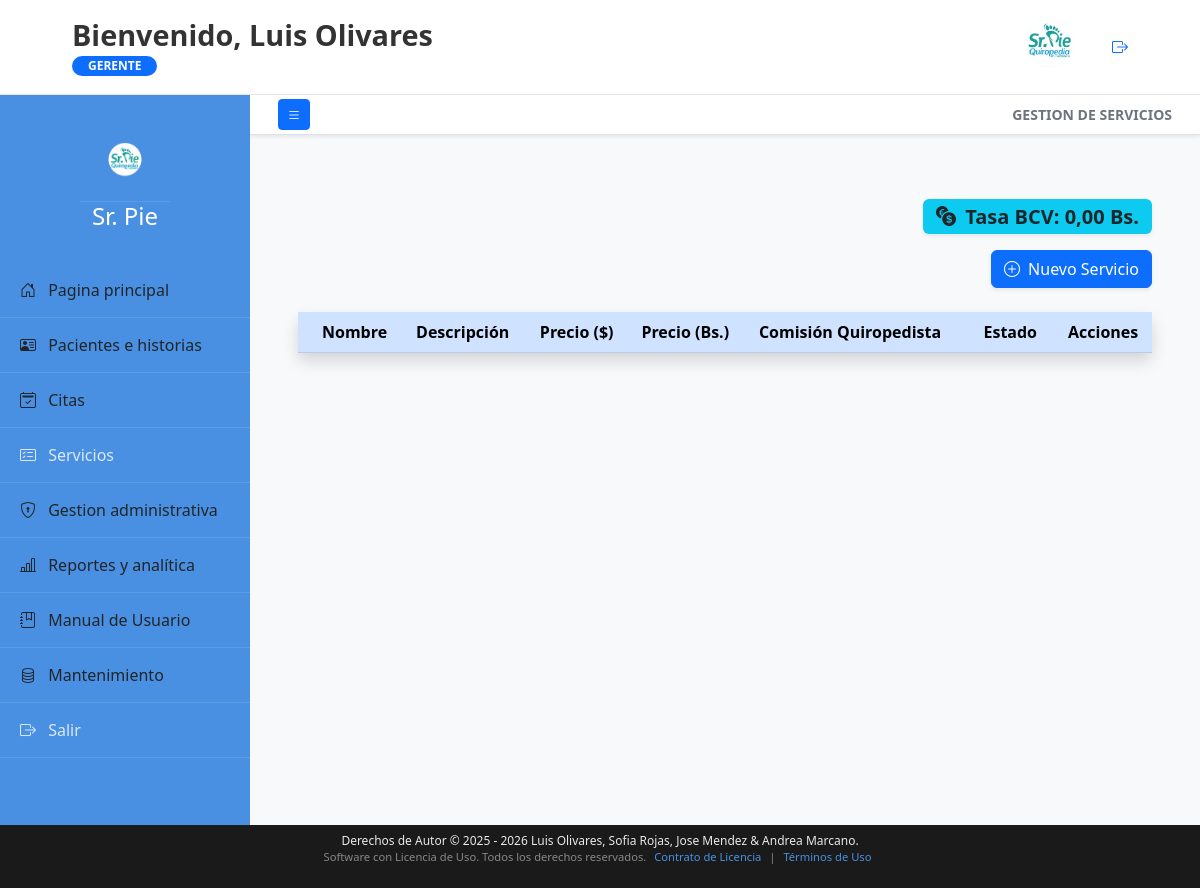
The page /modulos/servicios.php (signed in) on the database as committed earlier.
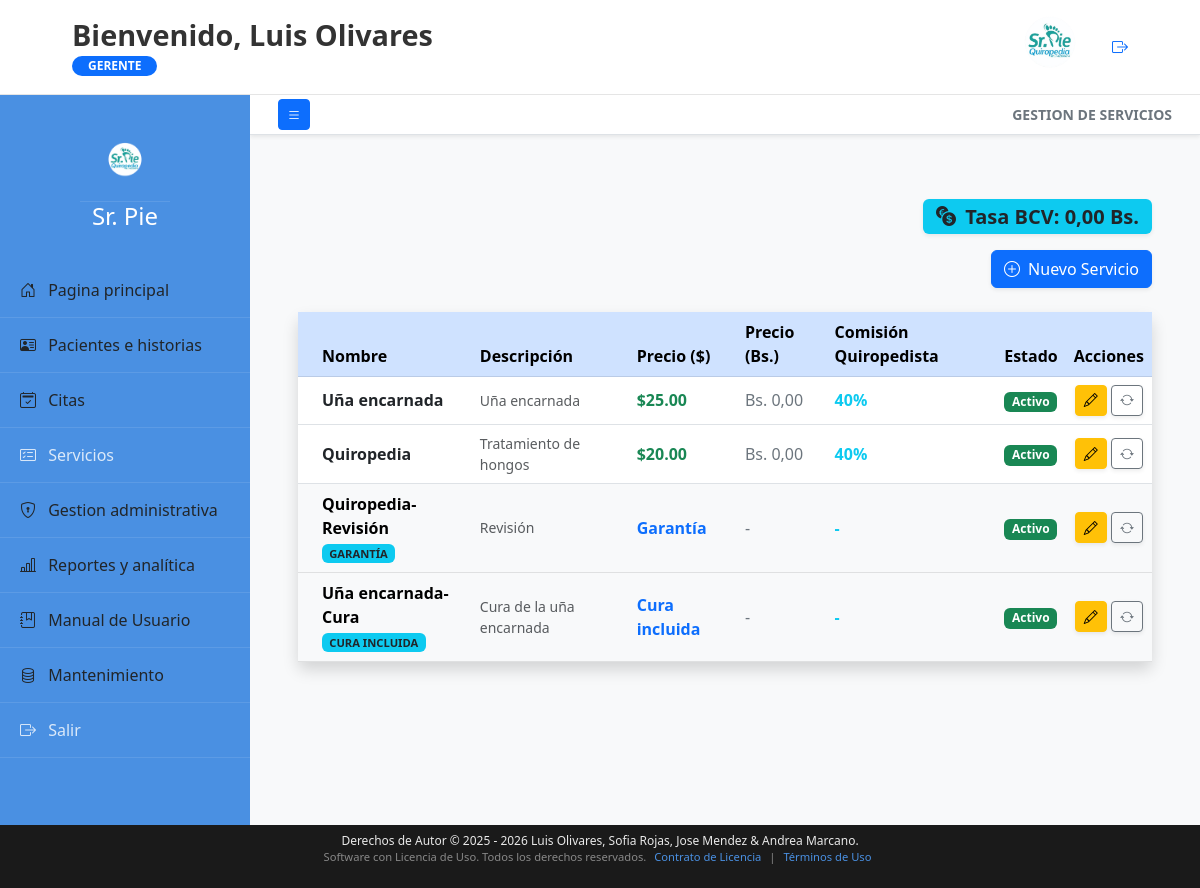
The same page on the database as committed later.
### tables this page shows
CREATE TABLE `servicios` (
  `servicio_id` int(10) UNSIGNED NOT NULL,
  `nombre` varchar(100) NOT NULL,
  `descripcion` text DEFAULT NULL,
  `precio` decimal(10,2) NOT NULL,
  `comision_porcentaje` decimal(5,2) NOT NULL DEFAULT 40.00,
  `estatus` tinyint(1) DEFAULT 1
);

### includes/tasa_BCV.php (called while the page is built, shortened)
<?php
function getDolarBCV() {
    $url = 'https://www.bcv.org.ve/';
    $options = [
        "http" => [
            "header" => "User-Agent: Mozilla/5.0 (Windows NT 10.0; Win64; x64) Chrome/114.0.0.0 Safari/537.36\r\n",
            "timeout" => 8
        ],
        "ssl" => [
            "verify_peer" => false,
            "verify_peer_name" => false,
        ]
    ];
    try {
        $context = stream_context_create($options);
        $html = @file_get_contents($url, false, $context);
        if ($html === false) return false;
    } catch (Exception $e) {
        return false;
    }
    return false;
}
$tasa_bcv = getDolarBCV();
?>

### controllers/subservicios.php (the view, shortened to what this page needs)
<?php
    $stmt = $conexion->query("SELECT * FROM servicios ORDER BY precio DESC, nombre ASC");
    while ($s = $stmt->fetch(PDO::FETCH_ASSOC)):
        $precio_bs = $s['precio'] * $tasa_bcv;
        $es_control = ($s['precio'] <= 0);
        $texto_precio = '$' . number_format($s['precio'], 2);
        $etiqueta_insignia = '';
        if ($es_control) {
            $nombre_lower = strtolower(trim($s['nombre']));
            if (strpos($nombre_lower, 'revision') !== false || strpos($nombre_lower, 'revisión') !== false) {
                $texto_precio = 'Garantía';
                $etiqueta_insignia = 'GARANTÍA';
            }
            elseif (strpos($nombre_lower, 'cura') !== false) {
                $texto_precio = 'Cura incluida';
                $etiqueta_insignia = 'CURA INCLUIDA';
            }
            else {
                $texto_precio = 'Gratis';
                $etiqueta_insignia = 'CONTROL / SEGUIMIENTO';
            }
        }
    ?>
    <tr class="<?php echo $es_control ? 'table-light' : ''; ?>">
        <td class="ps-4">
            <strong><?php echo htmlspecialchars($s['nombre']); ?></strong>
            <?php if($es_control): ?>
                <br><span class="badge bg-info text-dark" style="font-size: 0.7rem;"><?php echo $etiqueta_insignia; ?></span>
            <?php endif; ?>
        </td>
        <td class="small text-muted"><?php echo htmlspecialchars($s['descripcion']); ?></td>
        <td class="fw-bold <?php echo $es_control ? 'text-primary' : 'text-success'; ?>">
            <?php echo $texto_precio; ?>
        </td>
        <td class="text-secondary">
            <?php echo $es_control ? '-' : 'Bs. ' . number_format($precio_bs, 2, ',', '.'); ?>
        </td>
        <td class="fw-bold text-info">
            <?php echo $es_control ? '-' : floatval($s['comision_porcentaje'] ?? 40) . '%'; ?>
        </td>
        <td>
            <span class="badge <?php echo $s['estatus'] ? 'bg-success' : 'bg-danger'; ?>">
                <?php echo $s['estatus'] ? 'Activo' : 'Inactivo'; ?>
            </span>
        </td>
        <td class="text-center">
            <button class="btn btn-sm btn-warning shadow-sm" onclick="abrirEditar(<?php echo htmlspecialchars(json_encode($s), ENT_QUOTES, 'UTF-8'); ?>)">
                <i class="bi bi-pencil"></i>
            </button>
            <form action="../controllers/servicios_controller.php" method="POST" class="d-inline" onsubmit="return confirm('¿Cambiar estado?');">
                <button type="submit" name="accion" value="alternar_estado" class="btn btn-sm btn-outline-secondary shadow-sm">
                    <i class="bi bi-arrow-repeat"></i>
                </button>
            </form>
        </td>
    </tr>
<?php endwhile; ?>

Rows that differ between the two databases and show on the page:
added servicios: nombre "Uña encarnada", descripcion "Uña encarnada", precio "$25.00", precio "0,00", comision_porcentaje "40", estatus "Activo"
added servicios: nombre "Quiropedia", descripcion "Tratamiento de hongos", precio "$20.00", precio "0,00", comision_porcentaje "40", estatus "Activo"
added servicios: nombre "Quiropedia-Revisión", nombre "GARANTÍA", descripcion "Revisión", nombre "Garantía", estatus "Activo", precio 0 (drawn)
added servicios: nombre "Uña encarnada-Cura", nombre "CURA INCLUIDA", descripcion "Cura de la uña encarnada", nombre "Cura incluida", estatus "Activo", precio 0 (drawn)
